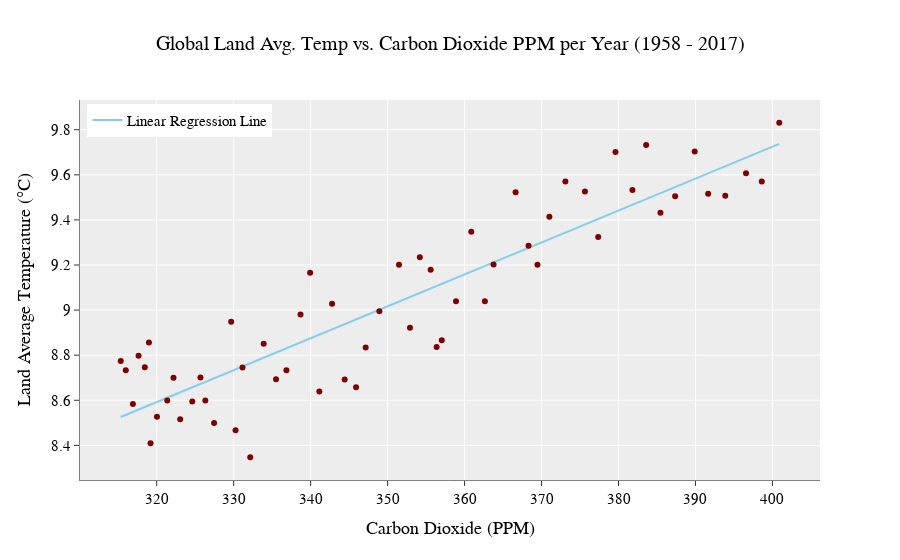

Notebook code for this chart:
### Code cell
fig = go.Figure()
fig.update_layout(title="Global Land Avg. Temp vs. Carbon Dioxide PPM per Year (1958 - 2017)", title_font_size = 20,
                  font=dict( family="Courier New, monospace", size=15,color="#000000"),
                  template = "ggplot2", hovermode= 'closest', legend=dict(
    yanchor="top",
    y=0.99,
    xanchor="left",
    x=0.01
))
fig.update_xaxes(showline=True, linewidth=1, linecolor='gray', title = 'Carbon Dioxide (PPM)')
fig.update_yaxes(showline=True, linewidth=1, linecolor='gray', title = 'Land Average Temperature (°C)')

fig.add_trace(go.Scatter(x = X['Carbon Dioxide (ppm)'], y=yy, mode = 'lines',
                         name = 'Linear Regression Line', marker_color='rgb(135,206,235)'))
fig.add_trace(go.Scatter(x = X['Carbon Dioxide (ppm)'], y=Y['LandAverageTemperature'], mode = 'markers',
                         showlegend=False, marker_color='rgb(128, 0, 0)'))

pio.write_image(fig, "images/fig4.png", width=5*200, height=2*200, scale=.75)
fig

### Figure 1 — Plotly figure (JSON) as saved in the notebook; plotly's stock layout.template omitted (floating-point values rounded to 4 significant figures)
{"data": [{"marker": {"color": "rgb(135,206,235)"}, "mode": "lines", "name": "Linear Regression Line", "type": "scatter", "x": [315.3, 316.0, 316.9, 317.6, 318.5, 319.0, 319.2, 320.0, 321.4, 322.2, 323.0, 324.6, 325.7, 326.3, 327.5, 329.7, 330.2, 331.2, 332.2, 333.9, 335.5, 336.9, 338.7, 339.9, 341.1, 342.8, 344.4, 345.9, 347.2, 348.9, 351.5, 352.9, 354.2, 355.6, 356.4, 357.0, 358.9, 360.9, 362.6, 363.8, 366.6, 368.3, 369.5, 371.0, 373.1, 375.6, 377.4, 379.6, 381.8, 383.6, 385.4, 387.4, 389.9, 391.6, 393.9, 396.6, 398.6, 400.9], "y": [8.526, 8.535, 8.548, 8.559, 8.57, 8.578, 8.581, 8.592, 8.611, 8.623, 8.635, 8.657, 8.672, 8.681, 8.698, 8.729, 8.737, 8.75, 8.764, 8.789, 8.811, 8.83, 8.856, 8.874, 8.891, 8.914, 8.938, 8.959, 8.976, 9.002, 9.038, 9.058, 9.076, 9.096, 9.107, 9.116, 9.142, 9.171, 9.196, 9.211, 9.252, 9.276, 9.292, 9.314, 9.344, 9.38, 9.404, 9.436, 9.467, 9.492, 9.519, 9.546, 9.582, 9.606, 9.638, 9.676, 9.705, 9.737, 9.785, 9.81]}, {"marker": {"color": "rgb(128, 0, 0)"}, "mode": "markers", "showlegend": false, "type": "scatter", "x": [315.3, 316.0, 316.9, 317.6, 318.5, 319.0, 319.2, 320.0, 321.4, 322.2, 323.0, 324.6, 325.7, 326.3, 327.5, 329.7, 330.2, 331.2, 332.2, 333.9, 335.5, 336.9, 338.7, 339.9, 341.1, 342.8, 344.4, 345.9, 347.2, 348.9, 351.5, 352.9, 354.2, 355.6, 356.4, 357.0, 358.9, 360.9, 362.6, 363.8, 366.6, 368.3, 369.5, 371.0, 373.1, 375.6, 377.4, 379.6, 381.8, 383.6, 385.4, 387.4, 389.9, 391.6, 393.9, 396.6, 398.6, 400.9], "y": [8.774, 8.733, 8.584, 8.798, 8.746, 8.856, 8.41, 8.527, 8.599, 8.7, 8.516, 8.595, 8.701, 8.599, 8.5, 8.948, 8.467, 8.745, 8.347, 8.85, 8.693, 8.733, 8.98, 9.166, 8.639, 9.028, 8.692, 8.658, 8.834, 8.994, 9.202, 8.922, 9.234, 9.179, 8.837, 8.867, 9.039, 9.347, 9.039, 9.203, 9.523, 9.285, 9.201, 9.415, 9.57, 9.526, 9.325, 9.701, 9.533, 9.732, 9.432, 9.505, 9.703, 9.516, 9.507, 9.607, 9.571, 9.831]}], "layout": {"autosize": true, "font": {"color": "#000000", "family": "Courier New, monospace", "size": 15}, "hovermode": "closest", "legend": {"x": 0.01, "xanchor": "left", "y": 0.99, "yanchor": "top"}, "title": {"font": {"size": 20}, "text": "Global Land Avg. Temp vs. Carbon Dioxide PPM per Year (1958 - 2017)"}, "xaxis": {"autorange": true, "linecolor": "gray", "linewidth": 1, "range": [310.3, 406.0], "showline": true, "title": {"text": "Carbon Dioxide (PPM)"}, "type": "linear"}, "yaxis": {"autorange": true, "linecolor": "gray", "linewidth": 1, "range": [8.225, 9.953], "showline": true, "title": {"text": "Land Average Temperature (°C)"}, "type": "linear"}}}
